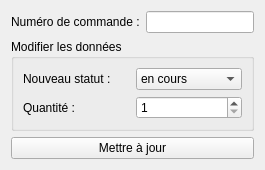
                                <widget class="QWidget" name="tabModifier_cmd">
                                  <attribute name="title">
                                    <string>Modifier une commande</string>
                                  </attribute>
                                  <layout class="QVBoxLayout" name="vertical_modifier_cmd">
                                    <item>
                                      <layout class="QFormLayout" name="formModifier_cmd">
                                        <item row="0" column="0">
                                          <widget class="QLabel" name="labelIdMod">
                                            <property name="text">
                                              <string>Numéro de commande :</string>
                                            </property>
                                          </widget>
                                        </item>
                                        <item row="0" column="1">
                                          <widget class="QLineEdit" name="lineIdMod" />
                                        </item>
                                      </layout>
                                    </item>
                                    <item>
                                      <widget class="QGroupBox" name="groupBox_prefill_cmd">
                                        <property name="title">
                                          <string>Modifier les données</string>
                                        </property>
                                        <layout class="QGridLayout" name="gridPrefill">
                                          <item row="0" column="0">
                                            <widget class="QLabel" name="labelStatutModif">
                                              <property name="text">
                                                <string>Nouveau statut :</string>
                                              </property>
                                            </widget>
                                          </item>
                                          <item row="0" column="1">
                                            <widget class="QComboBox" name="comboStatutModif">
                                              <item>
                                                <property name="text">
                                                  <string>en cours</string>
                                                </property>
                                              </item>
                                              <item>
                                                <property name="text">
                                                  <string>validee</string>
                                                </property>
                                              </item>
                                              <item>
                                                <property name="text">
                                                  <string>prete</string>
                                                </property>
                                              </item>
                                              <item>
                                                <property name="text">
                                                  <string>annulee</string>
                                                </property>
                                              </item>
                                            </widget>
                                          </item>
                                          <item row="1" column="0">
                                            <widget class="QLabel" name="labelQuantiteModif">
                                              <property name="text">
                                                <string>Quantité :</string>
                                              </property>
                                            </widget>
                                          </item>
                                          <item row="1" column="1">
                                            <widget class="QSpinBox" name="spinQuantiteModif">
                                              <property name="minimum">
                                                <number>1</number>
                                              </property>
                                              <property name="maximum">
                                                <number>99999</number>
                                              </property>
                                            </widget>
                                          </item>
                                        </layout>
                                      </widget>
                                    </item>
                                    <item>
                                      <widget class="QPushButton" name="btnModifierConfirm_cmd">
                                        <property name="text">
                                          <string>Mettre à jour</string>
                                        </property>
                                      </widget>
                                    </item>
                                  </layout>
                                </widget>
